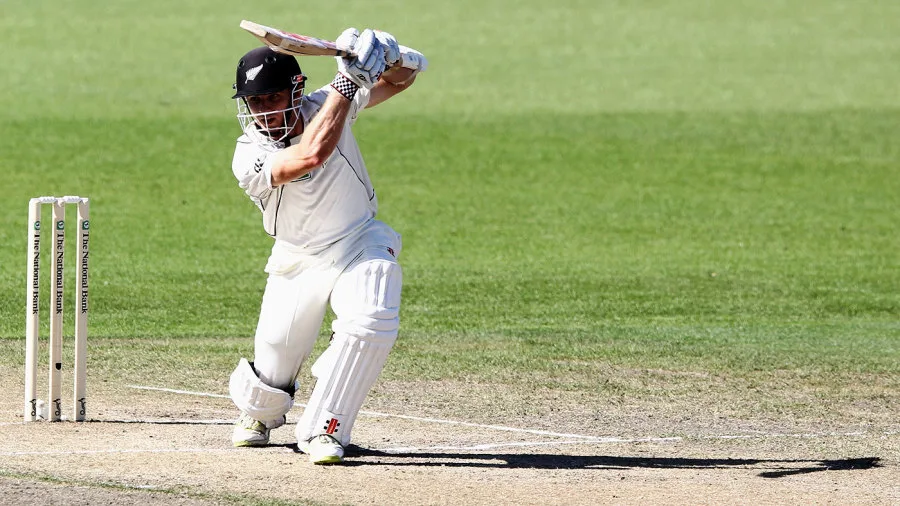
#> input picture image_path/batter.webp, 900 x 506 px
$ python image_thresholding.py
#> lines starting #> are read from the running program, lines starting #| are printed output that depends on the picture; after the words box and inside, x2 and y2 are one past the last pixel; in counts of white or black regions, pixels touching at a corner belong together
import cv2

image_path = 'image_path/batter.webp'

img = cv2.imread(image_path)
#> img is the input picture: shape (506, 900, 3); mean B, G, R 123.6, 172.7, 162

new_image = cv2.cvtColor(img, cv2.COLOR_BGRA2GRAY)
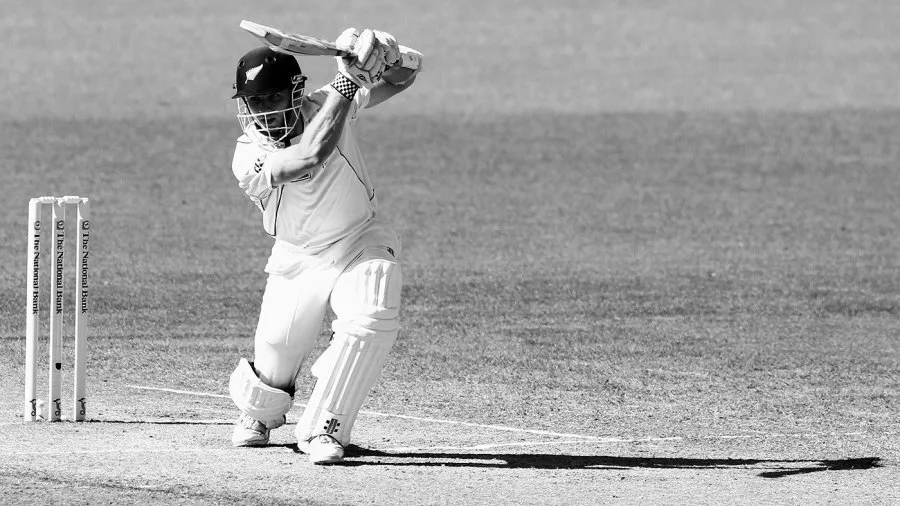
#> new_image: shape (506, 900); min 0, max 255, mean 163.9

ret, thresh = cv2.threshold(new_image, 80, 200, cv2.THRESH_BINARY)   # 0 -> Black color
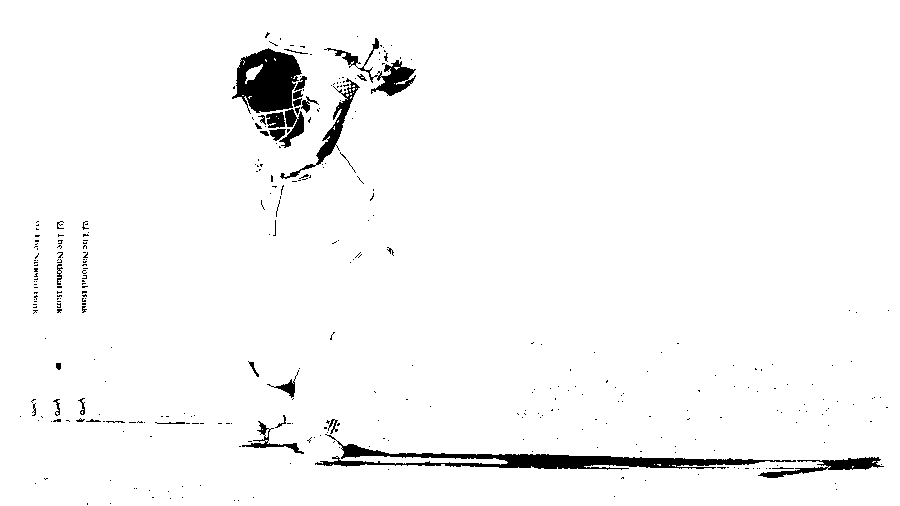
#> thresh: shape (506, 900); values 0 (black) and 200 (white), 97% white; 354 black regions (319 under 20 px), largest, box (x1, y1, x2, y2) and area: (315, 434, 796, 470) 4107, (232, 48, 302, 114) 3000, (324, 38, 416, 96) 1094
                                                                     # 255 -> White color

cv2.imshow('image', img)
cv2.imshow('Grayscale', new_image)
cv2.imshow('image_threshold', thresh)


cv2.waitKey(0)
